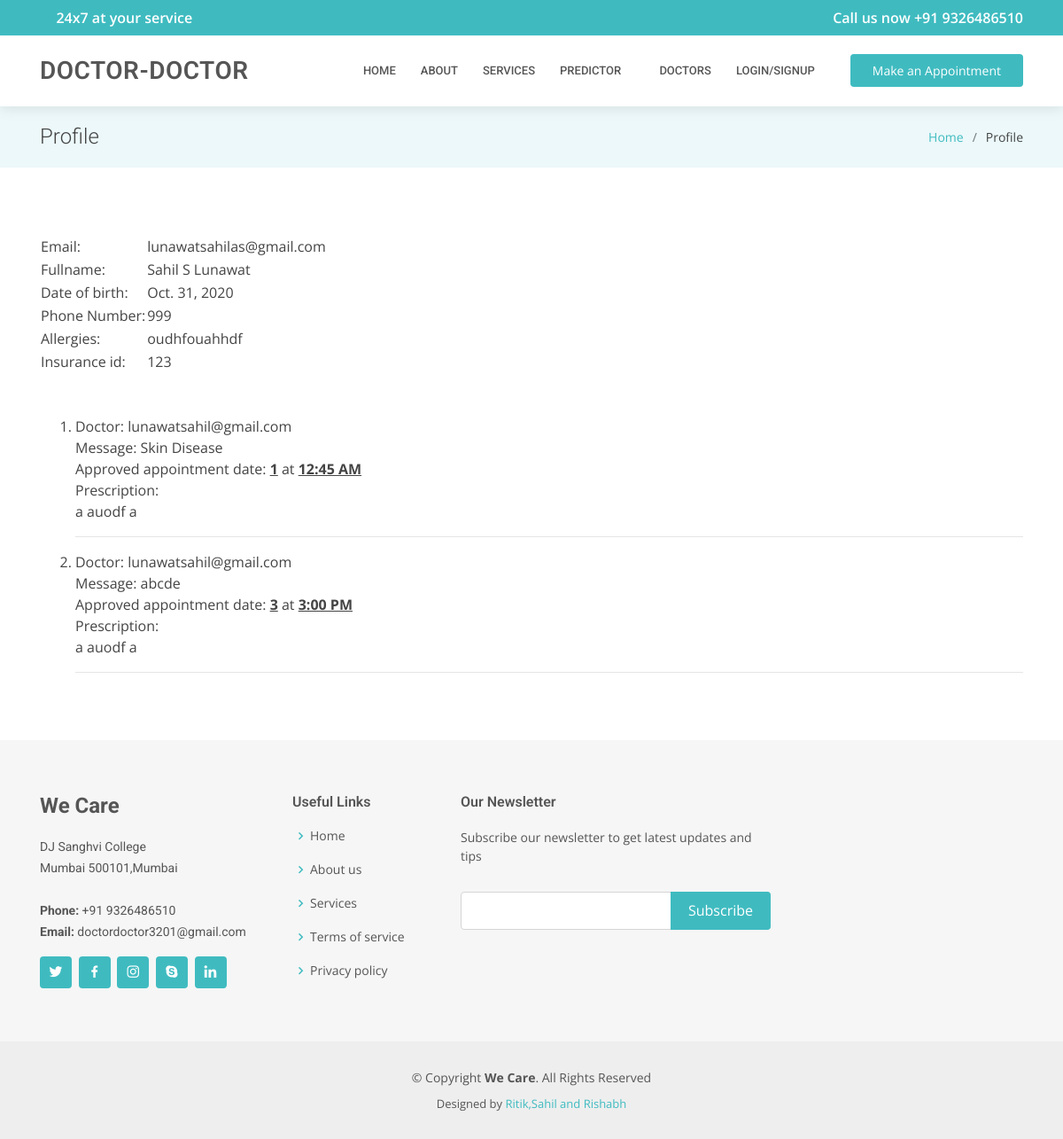
The app's page /accounts/client_profile/8/ with its own data.
### accounts/models.py (models this page shows, shortened)
class CustomUser(AbstractUser):
    id              = models.AutoField(primary_key=True)
    username        = models.CharField(max_length=30,null=True,blank=True)
    fullname        = models.CharField(blank=True, null=True, max_length=255)##
    is_doctor       = models.BooleanField(default=False, blank=True, null=True)
    password        = models.CharField(max_length=255)
    email           = models.EmailField(max_length=254, unique=True)
    date_of_birth   = models.DateField(blank=True, editable=True,null=True)
    date_created    = models.DateField(auto_now=True, editable=False)
    is_active       = models.BooleanField(default=True)
    is_admin        = models.BooleanField(default=False)
    USERNAME_FIELD  = 'email'
    REQUIRED_FIELDS = []
    objects = CustomUserManager()
    def __str__(self):
        return str(self.email)

class Patient(CustomUser):
    phone_number = models.IntegerField(blank=True, null=True)
    blood_group = models.CharField(
        blank=True, null=True, max_length=2, choices=blood_group_choices)
    allergies = models.CharField(blank=True, null=True, max_length=512)
    marital_status = models.CharField(
        blank=True, null=True, max_length=1, choices=marital_status_choices)
    emergency_Name = models.CharField(
        blank=True, null=True, max_length=30, verbose_name='Your emergency name')
    emergency_phone_number = models.IntegerField(
        blank=True, null=True, verbose_name='Your emergency phone number')
    emergency_relationship = models.CharField(
        blank=True, null=True, max_length=30, verbose_name='Relationship')
    insurance_id        = models.IntegerField(blank=True,null=True)
    insurance_company    = models.CharField(blank=True, null=True, max_length=512)
    insurance_validity    = models.DateField(blank=True, editable=True,null=True)
    class Meta:
        verbose_name = 'User: Patient'

class Appointment(models.Model):
    id              = models.AutoField(primary_key=True)
    doctor          = models.ForeignKey(Doctor,related_name='appointment_doctor',on_delete=models.CASCADE)
    patient         = models.ForeignKey(Patient,related_name='appointment_patient',on_delete=models.CASCADE)
    day1            = models.DateField(blank=True, editable=True,null=True)
    day2            = models.DateField(blank=True, editable=True,null=True)
    day3            = models.DateField(blank=True, editable=True,null=True)
    message         = models.CharField(blank=True, null=True, max_length=512)
    approved_for    = models.CharField(blank=True, editable=True,null=True, max_length=10)
    approved_time   = models.CharField(blank=True, editable=True,null=True, max_length=10)
    prescription    = models.CharField(blank=True, editable=True,null=True, max_length=1000)
    class Meta:
        verbose_name = 'Appointment'

### accounts/views.py (the view)
# urls.py: url(r'^accounts/client_profile/(?P<id>[\d]+)/$',views.patient_profile,name='patient_profile'),
def patient_profile(request,id):
    context = {}
    queryset = Patient.objects.filter(customuser_ptr_id=id)
    context['appointments'] = Appointment.objects.filter(patient=id)
    context['fields'] = queryset.get()
    context['patient_profile'] = 'y'
    return render(request, 'accounts/profile.html',context)

### accounts/templatetags/profile_tags.py (called while the page is built)
@register.filter(name='has_group')
def has_group(user, group_name):
    return user.groups.filter(name=group_name).exists()

### accounts/templates/accounts/profile.html (shortened to what this page needs)
{% extends "DoctorDoctor/base.html" %}
{% load profile_tags %}
{% block title_page %}Profile{% endblock %}
{% block title_in_li %}Profile{% endblock %}
{% block inner_page %}
<table>
    <tr>
        <td>Email: </td>
        <td>{{fields.email}}</td>
    </tr>
    <tr>{% if fields.fullname%} <td>Fullname: </td>
        <td>{{fields.fullname}}{% endif%}</td>
    </tr>
    <tr>{% if fields.date_of_birth%} <td>Date of birth: </td>
        <td>{{fields.date_of_birth}}{% endif%}</td>
    </tr>
    <tr>{% if fields.phone_number%} <td>Phone Number: </td>
        <td>{{fields.phone_number}}{% endif%}</td>
    </tr>
    <tr>{% if fields.allergies%} <td>Allergies: </td>
        <td>{{fields.allergies}}{% endif%}</td>
    </tr>
    <tr>{% if fields.insurance_id%} <td>Insurance id: </td>
        <td>{{fields.insurance_id}}{% endif%}</td>
    </tr>
</table>
<br><br>
{% if patient_profile %}
<ol>
{% for app in appointments %}
<li>
Doctor: {{app.doctor}}
<br> Message: {{app.message}}
{% if app.approved_for %}<br> Approved appointment date: <u><strong>{{app.approved_for}}</strong></u> at
<u><strong>{{app.approved_time}}</strong></u><br>{% endif %}
{% if app.prescription %}Prescription:<br>{{app.prescription}}{% endif %}
</li><hr>
{% endfor %}
</ol>
{% else %}
{% if request.user|has_group:"Doctors" %}
<a href="{% url 'accounts:doctor_user_update' %}" class="appointment-btn">Edit</a>
{% else %}
<a href="{% url 'accounts:user_update' %}" class="appointment-btn">Edit</a>
{% endif %}
{% endif %}
{% endblock %}

### static/DoctorDoctor/assets/css/style.css (style rules this page uses)
body { font-family: "Open Sans", sans-serif; color: #444444; }

### records on screen
CustomUser: email "lunawatsahilas@gmail.com", fullname "Sahil S Lunawat", date_of_birth "Oct. 31, 2020"
Patient: phone_number "999", allergies "oudhfouahhdf", insurance_id "123"
Appointment: doctor "lunawatsahil@gmail.com", message "Skin Disease", approved_for "1", approved_time "12:45 AM", prescription "a auodf a"
Appointment: doctor "lunawatsahil@gmail.com", message "abcde", approved_for "3", approved_time "3:00 PM", prescription "a auodf a"
